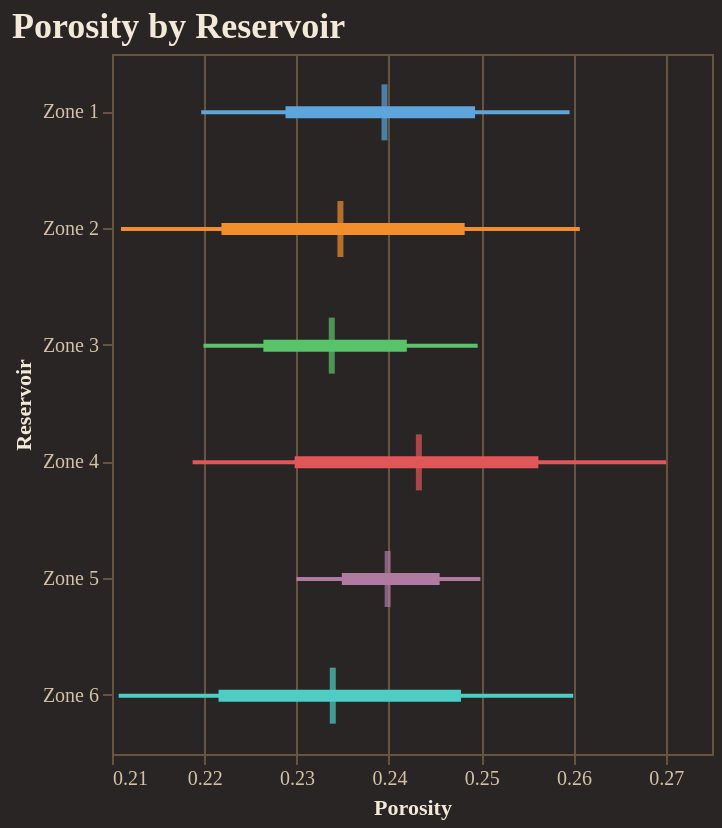

Notebook code for this chart:
### Code cell
fig = reporter.plotter.forest_plot(
    "Porosity", 
    backend=PLOTTING_BACKEND
)
fig.show()

### Figure 1 — Vega-Lite specification as saved in the notebook (floating-point values rounded to 4 significant figures)
{"config": {"background": "#292524", "view": {"fill": "#292524", "stroke": "#665340"}, "title": {"color": "#f4e9d7", "font": "Merriweather", "fontSize": 18, "fontWeight": 600, "subtitleColor": "#d5c2a6", "anchor": "start"}, "axis": {"domainColor": "#665340", "gridColor": "#665340", "tickColor": "#665340", "labelColor": "#d5c2a6", "titleColor": "#f4e9d7", "labelFont": "Merriweather", "titleFont": "Merriweather"}, "legend": {"titleColor": "#f4e9d7", "labelColor": "#d5c2a6", "labelFont": "Merriweather", "titleFont": "Merriweather", "orient": "top-right", "symbolType": "circle"}, "header": {"labelColor": "#d5c2a6", "titleColor": "#f4e9d7", "labelFont": "Merriweather", "titleFont": "Merriweather"}, "mark": {"color": "#c78d3b"}, "line": {"color": "#c78d3b"}, "bar": {"color": "#c78d3b"}, "point": {"color": "#ddb06d"}, "area": {"color": "#c78d3b", "opacity": 0.35}, "text": {"color": "#f4e9d7", "font": "Merriweather"}, "range": {"category": ["#5DA5DA", "#F28E2B", "#59C36A", "#E15759", "#B07AA1", "#4ECDC4", "#FF9DA7", "#EDC948"]}}, "layer": [{"mark": {"type": "rule", "strokeWidth": 2}, "encoding": {"color": {"field": "group", "legend": null, "type": "nominal"}, "x": {"field": "p10", "scale": {"zero": false}, "title": "Porosity", "type": "quantitative"}, "x2": {"field": "p90"}, "y": {"field": "group", "sort": ["Zone 1", "Zone 2", "Zone 3", "Zone 4", "Zone 5", "Zone 6"], "title": "Reservoir", "type": "nominal"}}}, {"mark": {"type": "rule", "strokeWidth": 6}, "encoding": {"color": {"field": "group", "legend": null, "type": "nominal"}, "x": {"field": "p25", "scale": {"zero": false}, "title": "Porosity", "type": "quantitative"}, "x2": {"field": "p75"}, "y": {"field": "group", "sort": ["Zone 1", "Zone 2", "Zone 3", "Zone 4", "Zone 5", "Zone 6"], "title": "Reservoir", "type": "nominal"}}}, {"mark": {"type": "tick", "color": "black", "size": 28, "thickness": 3}, "encoding": {"color": {"field": "group", "legend": null, "type": "nominal"}, "tooltip": [{"field": "group", "title": "Group", "type": "nominal"}, {"field": "p10", "title": "P10", "type": "quantitative"}, {"field": "p25", "title": "P25", "type": "quantitative"}, {"field": "median", "title": "Median", "type": "quantitative"}, {"field": "p75", "title": "P75", "type": "quantitative"}, {"field": "p90", "title": "P90", "type": "quantitative"}], "x": {"field": "median", "scale": {"zero": false}, "title": "Porosity", "type": "quantitative"}, "y": {"field": "group", "sort": ["Zone 1", "Zone 2", "Zone 3", "Zone 4", "Zone 5", "Zone 6"], "title": "Reservoir", "type": "nominal"}}}], "data": {"name": "data-0d036104a56a32b439e3361249ad61cc"}, "height": 350, "title": "Porosity by Reservoir", "width": "container", "$schema": "https://vega.github.io/schema/vega-lite/v5.20.1.json", "datasets": {"data-0d036104a56a32b439e3361249ad61cc": [{"group": "Zone 1", "p10": 0.2197, "p25": 0.2288, "median": 0.2395, "p75": 0.2493, "p90": 0.2596}, {"group": "Zone 2", "p10": 0.211, "p25": 0.2219, "median": 0.2347, "p75": 0.2482, "p90": 0.2607}, {"group": "Zone 3", "p10": 0.2199, "p25": 0.2264, "median": 0.2338, "p75": 0.2419, "p90": 0.2496}, {"group": "Zone 4", "p10": 0.2187, "p25": 0.2298, "median": 0.2432, "p75": 0.2562, "p90": 0.27}, {"group": "Zone 5", "p10": 0.23, "p25": 0.2349, "median": 0.2399, "p75": 0.2455, "p90": 0.2499}, {"group": "Zone 6", "p10": 0.2107, "p25": 0.2215, "median": 0.2339, "p75": 0.2478, "p90": 0.26}]}}
